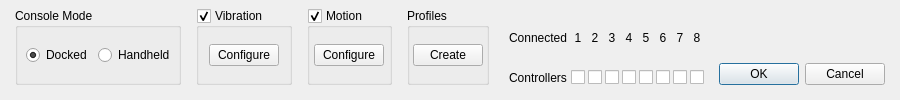
       <widget class="QWidget" name="bottomControllerApplet" native="true">
        <layout class="QHBoxLayout" name="horizontalLayout_6">
         <property name="spacing">
          <number>15</number>
         </property>
         <property name="leftMargin">
          <number>15</number>
         </property>
         <property name="topMargin">
          <number>8</number>
         </property>
         <property name="rightMargin">
          <number>15</number>
         </property>
         <property name="bottomMargin">
          <number>15</number>
         </property>
         <item>
          <widget class="QGroupBox" name="handheldGroup">
           <property name="maximumSize">
            <size>
             <width>16777215</width>
             <height>16777215</height>
            </size>
           </property>
           <property name="title">
            <string>Console Mode</string>
           </property>
           <layout class="QHBoxLayout" name="horizontalLayout_3">
            <property name="spacing">
             <number>6</number>
            </property>
            <property name="leftMargin">
             <number>8</number>
            </property>
            <property name="topMargin">
             <number>6</number>
            </property>
            <property name="rightMargin">
             <number>3</number>
            </property>
            <property name="bottomMargin">
             <number>6</number>
            </property>
            <item>
             <widget class="QRadioButton" name="radioDocked">
              <property name="text">
               <string>Docked</string>
              </property>
              <property name="checked">
               <bool>true</bool>
              </property>
             </widget>
            </item>
            <item>
             <widget class="QRadioButton" name="radioUndocked">
              <property name="text">
               <string>Handheld</string>
              </property>
             </widget>
            </item>
           </layout>
          </widget>
         </item>
         <item>
          <widget class="QGroupBox" name="vibrationGroup">
           <property name="title">
            <string>Vibration</string>
           </property>
           <property name="checkable">
            <bool>true</bool>
           </property>
           <layout class="QHBoxLayout" name="horizontalLayout_5">
            <property name="leftMargin">
             <number>3</number>
            </property>
            <property name="topMargin">
             <number>3</number>
            </property>
            <property name="rightMargin">
             <number>3</number>
            </property>
            <property name="bottomMargin">
             <number>3</number>
            </property>
            <item>
             <widget class="QPushButton" name="vibrationButton">
              <property name="minimumSize">
               <size>
                <width>68</width>
                <height>0</height>
               </size>
              </property>
              <property name="maximumSize">
               <size>
                <width>68</width>
                <height>16777215</height>
               </size>
              </property>
              <property name="styleSheet">
               <string notr="true">min-width: 68px;</string>
              </property>
              <property name="text">
               <string>Configure</string>
              </property>
             </widget>
            </item>
           </layout>
          </widget>
         </item>
         <item>
          <widget class="QGroupBox" name="motionGroup">
           <property name="title">
            <string>Motion</string>
           </property>
           <property name="checkable">
            <bool>true</bool>
           </property>
           <layout class="QHBoxLayout" name="horizontalLayout_4">
            <property name="leftMargin">
             <number>3</number>
            </property>
            <property name="topMargin">
             <number>3</number>
            </property>
            <property name="rightMargin">
             <number>3</number>
            </property>
            <property name="bottomMargin">
             <number>3</number>
            </property>
            <item>
             <widget class="QPushButton" name="motionButton">
              <property name="minimumSize">
               <size>
                <width>68</width>
                <height>0</height>
               </size>
              </property>
              <property name="maximumSize">
               <size>
                <width>68</width>
                <height>16777215</height>
               </size>
              </property>
              <property name="styleSheet">
               <string notr="true">min-width: 68px;</string>
              </property>
              <property name="text">
               <string>Configure</string>
              </property>
             </widget>
            </item>
           </layout>
          </widget>
         </item>
         <item>
          <widget class="QGroupBox" name="inputConfigGroup">
           <property name="title">
            <string>Profiles</string>
           </property>
           <layout class="QHBoxLayout" name="horizontalLayout_7">
            <property name="leftMargin">
             <number>3</number>
            </property>
            <property name="topMargin">
             <number>3</number>
            </property>
            <property name="rightMargin">
             <number>3</number>
            </property>
            <property name="bottomMargin">
             <number>3</number>
            </property>
            <item>
             <widget class="QPushButton" name="inputConfigButton">
              <property name="maximumSize">
               <size>
                <width>68</width>
                <height>16777215</height>
               </size>
              </property>
              <property name="styleSheet">
               <string notr="true">min-width: 68px;</string>
              </property>
              <property name="text">
               <string>Create</string>
              </property>
             </widget>
            </item>
           </layout>
          </widget>
         </item>
         <item>
          <widget class="QWidget" name="connectedControllers" native="true">
           <layout class="QGridLayout" name="gridLayout_2">
            <property name="leftMargin">
             <number>5</number>
            </property>
            <property name="topMargin">
             <number>0</number>
            </property>
            <property name="rightMargin">
             <number>0</number>
            </property>
            <property name="bottomMargin">
             <number>0</number>
            </property>
            <property name="spacing">
             <number>3</number>
            </property>
            <item row="1" column="4">
             <widget class="QCheckBox" name="checkboxPlayer4Connected">
              <property name="text">
               <string/>
              </property>
             </widget>
            </item>
            <item row="1" column="0">
             <widget class="QLabel" name="labelControllers">
              <property name="text">
               <string>Controllers</string>
              </property>
             </widget>
            </item>
            <item row="1" column="2">
             <widget class="QCheckBox" name="checkboxPlayer2Connected">
              <property name="text">
               <string/>
              </property>
             </widget>
            </item>
            <item row="0" column="1">
             <widget class="QLabel" name="labelConnectedPlayer1">
              <property name="text">
               <string>1</string>
              </property>
              <property name="alignment">
               <set>Qt::AlignCenter</set>
              </property>
             </widget>
            </item>
            <item row="1" column="3">
             <widget class="QCheckBox" name="checkboxPlayer3Connected">
              <property name="text">
               <string/>
              </property>
             </widget>
            </item>
            <item row="1" column="1">
             <widget class="QCheckBox" name="checkboxPlayer1Connected">
              <property name="layoutDirection">
               <enum>Qt::LeftToRight</enum>
              </property>
              <property name="checked">
               <bool>false</bool>
              </property>
             </widget>
            </item>
            <item row="0" column="2">
             <widget class="QLabel" name="labelConnectedPlayer2">
              <property name="text">
               <string>2</string>
              </property>
              <property name="alignment">
               <set>Qt::AlignCenter</set>
              </property>
             </widget>
            </item>
            <item row="0" column="4">
             <widget class="QLabel" name="labelConnectedPlayer4">
              <property name="text">
               <string>4</string>
              </property>
              <property name="alignment">
               <set>Qt::AlignCenter</set>
              </property>
             </widget>
            </item>
            <item row="0" column="3">
             <widget class="QLabel" name="labelConnectedPlayer3">
              <property name="text">
               <string>3</string>
              </property>
              <property name="alignment">
               <set>Qt::AlignCenter</set>
              </property>
             </widget>
            </item>
            <item row="0" column="0">
             <widget class="QLabel" name="labelConnected">
              <property name="text">
               <string>Connected</string>
              </property>
             </widget>
            </item>
            <item row="1" column="7">
             <widget class="QCheckBox" name="checkboxPlayer7Connected">
              <property name="text">
               <string/>
              </property>
             </widget>
            </item>
            <item row="0" column="5">
             <widget class="QLabel" name="labelConnectedPlayer5">
              <property name="text">
               <string>5</string>
              </property>
              <property name="alignment">
               <set>Qt::AlignCenter</set>
              </property>
             </widget>
            </item>
            <item row="1" column="6">
             <widget class="QCheckBox" name="checkboxPlayer6Connected">
              <property name="text">
               <string/>
              </property>
             </widget>
            </item>
            <item row="0" column="7">
             <widget class="QLabel" name="labelConnectedPlayer7">
              <property name="text">
               <string>7</string>
              </property>
              <property name="alignment">
               <set>Qt::AlignCenter</set>
              </property>
             </widget>
            </item>
            <item row="1" column="5">
             <widget class="QCheckBox" name="checkboxPlayer5Connected">
              <property name="text">
               <string/>
              </property>
             </widget>
            </item>
            <item row="0" column="6">
             <widget class="QLabel" name="labelConnectedPlayer6">
              <property name="text">
               <string>6</string>
              </property>
              <property name="alignment">
               <set>Qt::AlignCenter</set>
              </property>
             </widget>
            </item>
            <item row="0" column="8">
             <widget class="QLabel" name="labelConnectedPlayer8">
              <property name="text">
               <string>8</string>
              </property>
              <property name="alignment">
               <set>Qt::AlignCenter</set>
              </property>
             </widget>
            </item>
            <item row="1" column="8">
             <widget class="QCheckBox" name="checkboxPlayer8Connected">
              <property name="text">
               <string/>
              </property>
             </widget>
            </item>
           </layout>
          </widget>
         </item>
         <item>
          <spacer name="controllerAppletHorizontalSpacer">
           <property name="orientation">
            <enum>Qt::Horizontal</enum>
           </property>
           <property name="sizeHint" stdset="0">
            <size>
             <width>0</width>
             <height>20</height>
            </size>
           </property>
          </spacer>
         </item>
         <item alignment="Qt::AlignBottom">
          <widget class="QDialogButtonBox" name="buttonBox">
           <property name="enabled">
            <bool>true</bool>
           </property>
           <property name="standardButtons">
            <set>QDialogButtonBox::Cancel|QDialogButtonBox::Ok</set>
           </property>
          </widget>
         </item>
        </layout>
       </widget>
